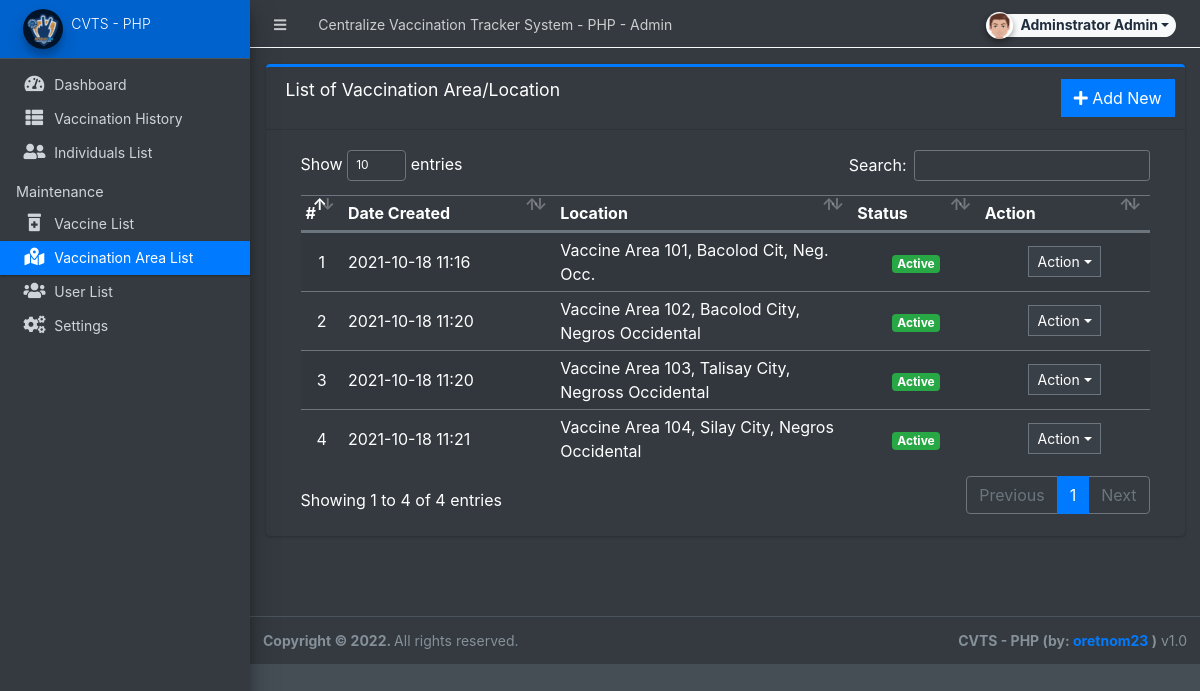
The page /admin/?page=maintenance/location (signed in) on the database its author committed.
### tables this page shows
CREATE TABLE `vaccination_location_list` (
  `id` int(30) NOT NULL,
  `location` text NOT NULL,
  `status` tinyint(4) NOT NULL DEFAULT 1,
  `date_created` datetime NOT NULL DEFAULT current_timestamp()
);

### admin/maintenance/location.php (the view, shortened to what this page needs)
<div class="card card-outline card-primary">
	<div class="card-header">
		<h3 class="card-title">List of Vaccination Area/Location</h3>
		<div class="card-tools">
			<a href="javascript:void(0)" id="create_new" class="btn btn-flat btn-primary"><span class="fas fa-plus"></span>  Add New</a>
		</div>
	</div>
	<div class="card-body">
		<div class="container-fluid">
        <div class="container-fluid">
			<table class="table table-hovered table-striped">
				<colgroup>
					<col width="5%">
					<col width="25%">
					<col width="35%">
					<col width="15%">
					<col width="20%">
				</colgroup>
				<thead>
					<tr>
						<th>#</th>
						<th>Date Created</th>
						<th>Location</th>
						<th>Status</th>
						<th>Action</th>
					</tr>
				</thead>
				<tbody>
					<?php
					$i = 1;
						$qry = $conn->query("SELECT * from `vaccination_location_list`  order by `location` asc ");
						while($row = $qry->fetch_assoc()):
					?>
						<tr>
							<td class="text-center"><?php echo $i++; ?></td>
							<td><?php echo date("Y-m-d H:i",strtotime($row['date_created'])) ?></td>
							<td><?php echo $row['location'] ?></td>
							<td class="text-center">
                                <?php if($row['status'] == 1): ?>
                                    <span class="badge badge-success">Active</span>
                                <?php else: ?>
                                    <span class="badge badge-danger">Inactive</span>
                                <?php endif; ?>
                            </td>
							<td align="center">
								 <button type="button" class="btn btn-flat btn-default btn-sm dropdown-toggle dropdown-icon" data-toggle="dropdown">
				                  		Action
				                  </button>
							</td>
						</tr>
					<?php endwhile; ?>
				</tbody>
			</table>
		</div>
		</div>
	</div>
</div>

### rows shown on the page
vaccination_location_list: date_created "2021-10-18 11:16", location "Vaccine Area 101, Bacolod Cit, Neg. Occ.", status "Active"
vaccination_location_list: date_created "2021-10-18 11:20", location "Vaccine Area 102, Bacolod City, Negros Occidental", status "Active"
vaccination_location_list: date_created "2021-10-18 11:20", location "Vaccine Area 103, Talisay City, Negross Occidental", status "Active"
vaccination_location_list: date_created "2021-10-18 11:21", location "Vaccine Area 104, Silay City, Negros Occidental", status "Active"

### other values the page prints
$_settings->info('name') "Centralize Vaccination Tracker System - PHP"
$_settings->userdata('firstname').' '.$_settings->userdata('lastname') "Adminstrator Admin"
$_settings->info('short_name') "CVTS - PHP"
